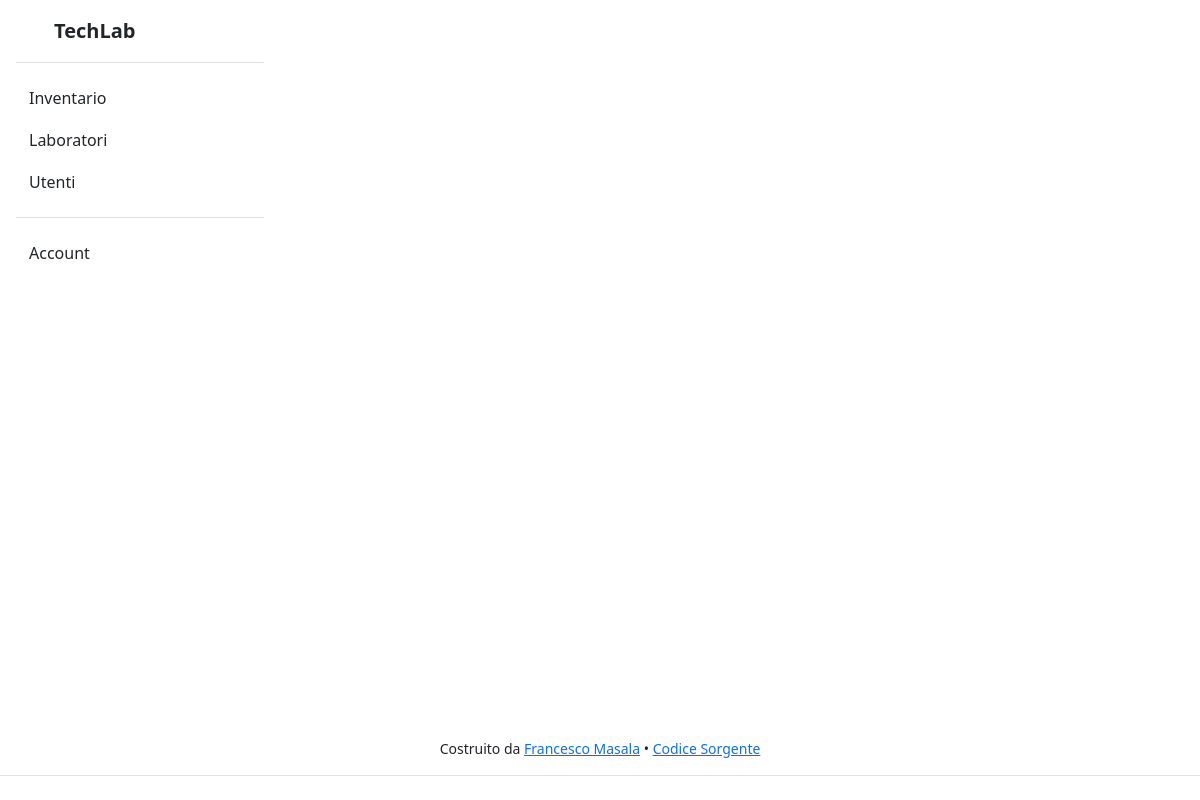
Before: /dashboard/inventory/index.php (signed in) with the older database file.
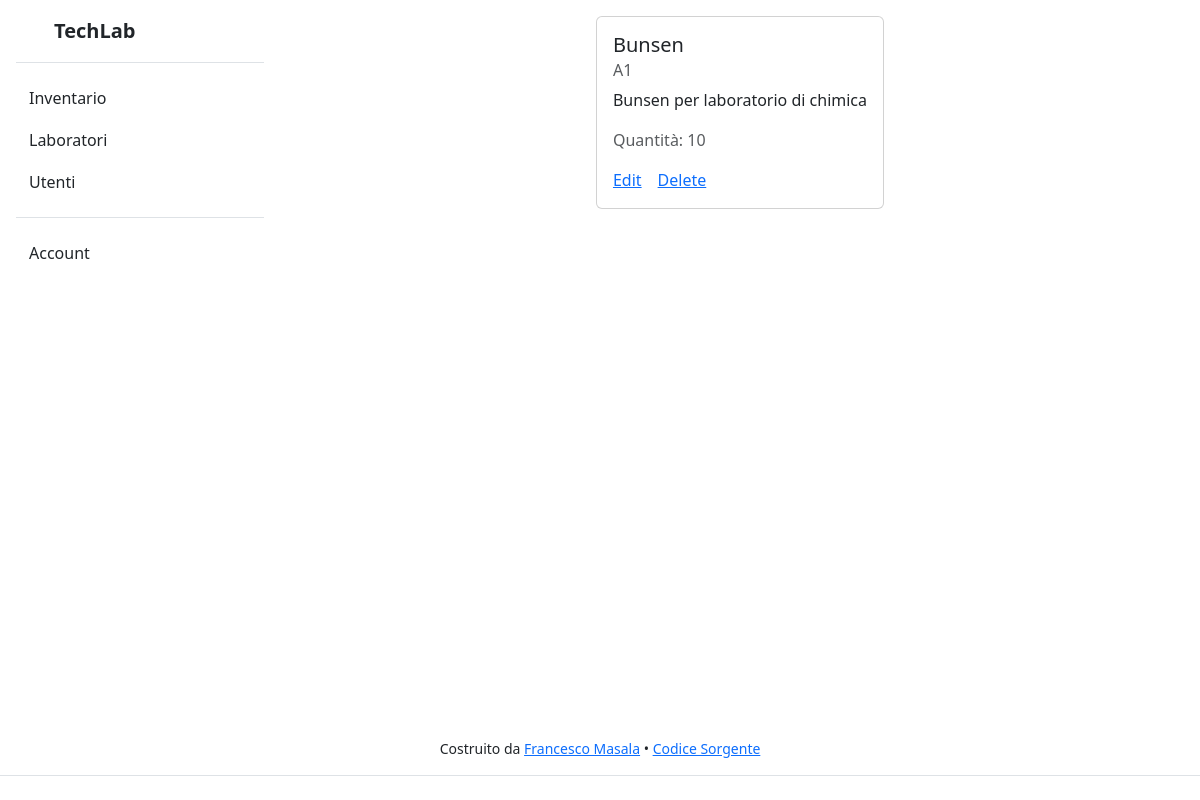
After: the same page with the newer database file.
### tables this page shows
CREATE TABLE `inventario`
(
    id_oggetto    VARCHAR(36) NOT NULL,
    nome          VARCHAR(50)  NOT NULL,
    descrizione   VARCHAR(256) NOT NULL,
    quantita      INT          NOT NULL,
    data_acquisto DATE         NOT NULL,
    numero_aula   VARCHAR(4)   NOT NULL,
    PRIMARY KEY (id_oggetto),
    FOREIGN KEY (numero_aula) REFERENCES laboratori (numero_aula)
);

### public/dashboard/inventory/index.php (the view, shortened to what this page needs)
<?php
include '../../../snippets/header.php';
?>
<?php
include '../../../businessLogic/db/Connector.php';
?>
<main class="flex">
    <div class="container-fluid">
        <div class="row">
            <?php
            include '../../../snippets/sidebar.php';
            ?>
            <div class="d-flex justify-content-center col-sm p-3 min-vh-100">
                <div class="flex">
                    <?php
                    $query = "SELECT * FROM inventario";
                    $result = mysqli_query($db_conn, $query);
                    if (!$result) {
                        die('Query Failed' . mysqli_error($db_conn));
                    } else {
                        for ($i = 0; $i < mysqli_num_rows($result); $i++) {
                            $row = mysqli_fetch_assoc($result);
                            echo "<div class='card'>";
                            echo "<div class='card-body'>";
                            echo "<h5 class='card-title'>" . $row['nome'] . "</h5>";
                            echo "<h6 class='card-subtitle mb-2 text-muted'>" . $row['numero_aula'] . "</h6>";
                            echo "<p class='card-text'>" . $row['descrizione'] . "</p>";
                            echo "<p class='card-text text-muted'>" . "Quantità: " . $row['quantita'] . "</p>";
                            echo "<a href='edit.php?id=" . $row['id_oggetto'] . "' class='card-link'>Edit</a>";
                            echo "<a href='remove.php?id=" . $row['id_oggetto'] . "' class='card-link'>Delete</a>";
                            echo "</div>";
                            echo "</div>";
                        }
                    }
                    ?>
                </div>
            </div>
        </div>
</main>
<?php
include '../../../snippets/footer.php';
?>

### snippets/header.php (shortened to what this page needs)
<!DOCTYPE html>
<html lang="it-IT">
<head>
    <link href="https://cdn.jsdelivr.net/npm/bootstrap@5.3.0-alpha3/dist/css/bootstrap.min.css" rel="stylesheet">
</head>

### snippets/sidebar.php (shortened to what this page needs)
<div class="flex-shrink-0 p-3 bg-white" style="width: 280px;">
    <a href="/dashboard" class="d-flex align-items-center pb-3 mb-3 link-dark text-decoration-none border-bottom">
        <svg class="bi me-2" width="30" height="24">
            <use xlink:href="/assets/logo.php?img=default.svg"/></svg>
        <span class="fs-5 fw-semibold">TechLab</span>
    </a>
    <ul class="list-unstyled ps-0">
        <li class="mb-1">
            <div x-data="{ open: false }">
                <button class="btn btn-toggle align-items-center rounded collapsed" x-on:click="open = ! open">
                    Inventario
                </button>
            </div>
        </li>
        <li class="mb-1">
            <div x-data="{ open: false }">
                <button class="btn btn-toggle align-items-center rounded collapsed" x-on:click="open = ! open">
                    Laboratori
                </button>
            </div>
        </li>
        <li class="mb-1">
            <div x-data="{ open: false }">
                <button class="btn btn-toggle align-items-center rounded collapsed" x-on:click="open = ! open">
                    Utenti
                </button>
            </div>
        </li>
        <li class="border-top my-3"></li>
        <li class="mb-1">
            <div x-data="{ open: false }">
                <button class="btn btn-toggle align-items-center rounded collapsed" x-on:click="open = ! open">
                    Account
                </button>
            </div>
        </li>
    </ul>
</div>

### snippets/footer.php
</body>
<footer class="fixed-bottom d-flex flex-wrap justify-content-center py-3 mb-4 border-bottom">
    <small>Costruito da <a href="https://francescomasala.me" class="secondary">Francesco Masala</a> • <a
            href="https://gitlab.com/masalafrancesco/PHP-School-Project" class="secondary">Codice
            Sorgente</a></small>
</footer>
</html>

Changed rows visible on the page:
added inventario: nome "Bunsen", numero_aula "A1", descrizione "Bunsen per laboratorio di chimica", quantita "10"
